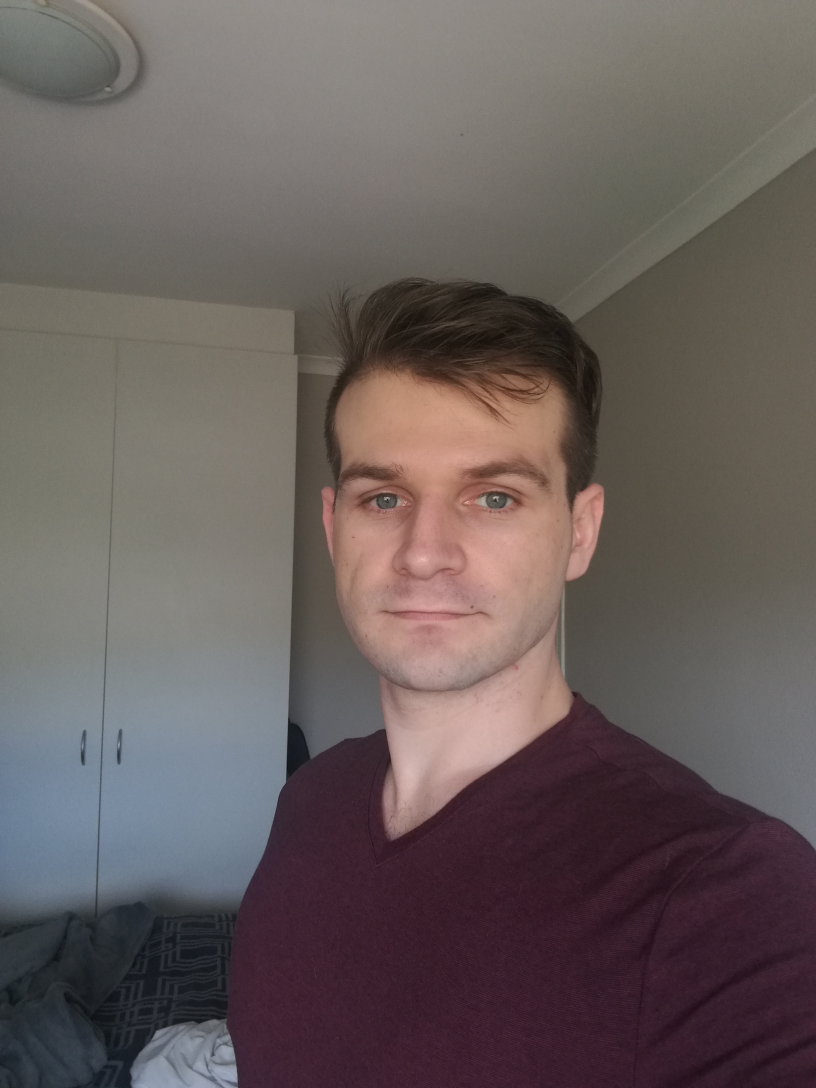
#> input picture openCV/images/meh.jpg, 2448 x 3264 px, found by its file name (shown at 1/3 size)
$ python grayscale.py
#> lines starting #> are read from the running program, lines starting #| are printed output that depends on the picture
import cv2 as cv
import numpy as np

img = cv.imread("images/meh.jpg", cv.IMREAD_GRAYSCALE)
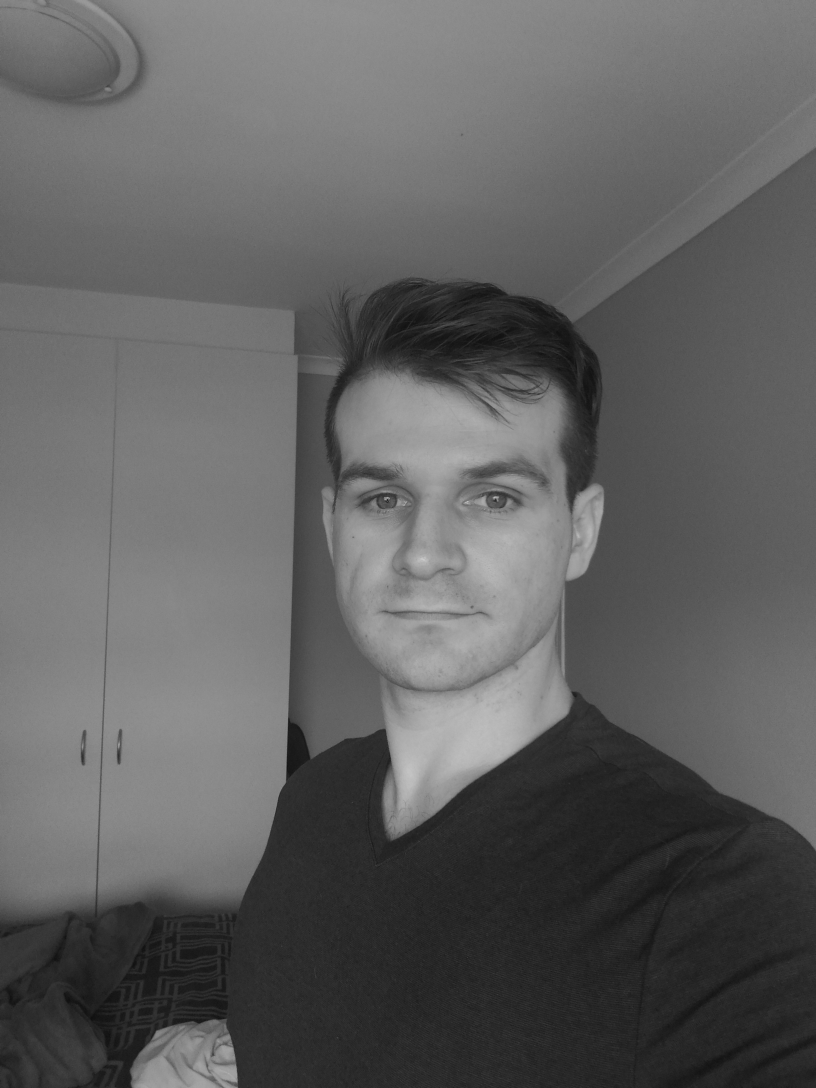
#> img: shape (3264, 2448) (shown at 1/3 size); min 9, max 235, mean 96.1
img = cv.resize(img, (640, 480))
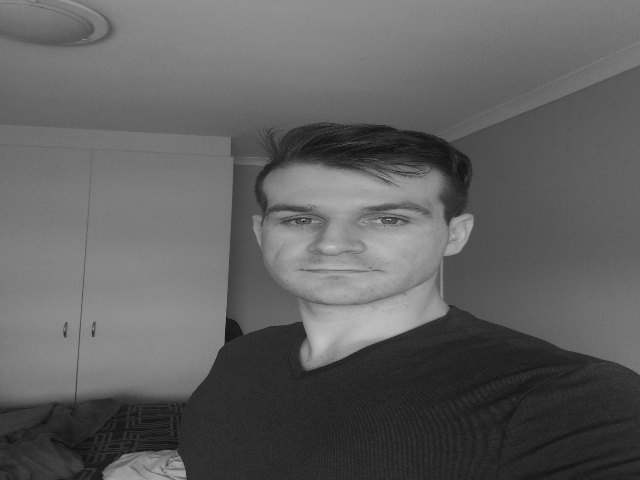
#> img: shape (480, 640); min 14, max 201, mean 96

# # adding blur to img/ kernalsize has to be odd numbers
# img_blur = cv.GaussianBlur(img,(7,7),0)

cv.imshow("Output", img)
cv.waitKey(0)
